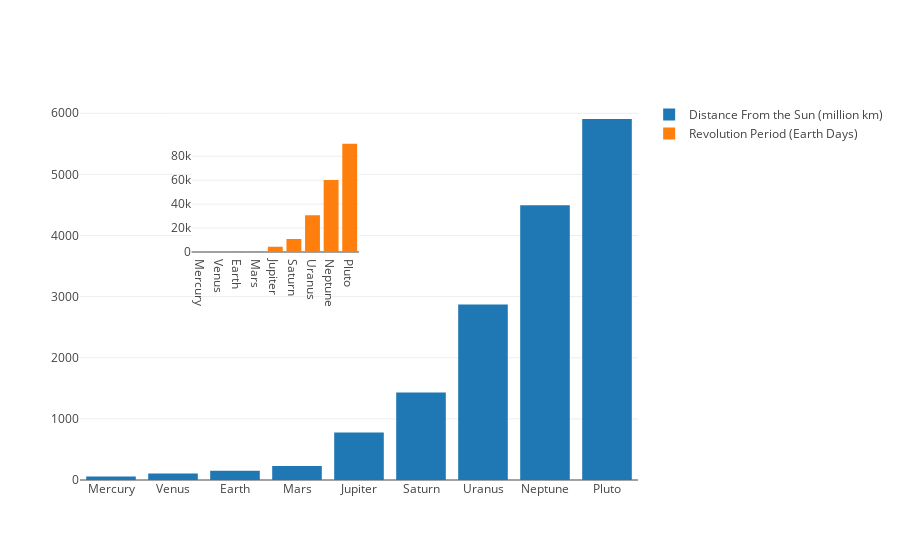

Notebook code cell kept with this figure:
### Markdown cell above
#### Plot the figure
The placement of the plots should ensure that it does not overlap with another plot and obscure it - as we have done here.

### Code cell
fig = go.Figure(data=data, 
                layout=layout)

offline.iplot(fig)

### Figure 1 — Plotly figure (JSON) as saved in the notebook; plotly's stock layout.template omitted (floating-point values rounded to 4 significant figures)
{"data": [{"name": "Distance From the Sun (million km)", "type": "bar", "uid": "d445ab5e-2320-4e0e-ac6a-e337aa2c2eeb", "x": ["Mercury", "Venus", "Earth", "Mars", "Jupiter", "Saturn", "Uranus", "Neptune", "Pluto"], "y": [57.9, 108.2, 149.6, 227.9, 778.6, 1434.0, 2872.0, 4495.0, 5906.0]}, {"name": "Revolution Period (Earth Days)", "type": "bar", "uid": "f895348c-7c33-42aa-afbf-82cb6750f55e", "x": ["Mercury", "Venus", "Earth", "Mars", "Jupiter", "Saturn", "Uranus", "Neptune", "Pluto"], "xaxis": "x2", "y": [87.96, 224.7, 365.3, 687.0, 4333.0, 10760.0, 30710.0, 60200.0, 90470.0], "yaxis": "y2"}], "layout": {"xaxis2": {"anchor": "y2", "domain": [0.2, 0.5]}, "yaxis2": {"anchor": "x2", "domain": [0.6, 0.9]}}}
